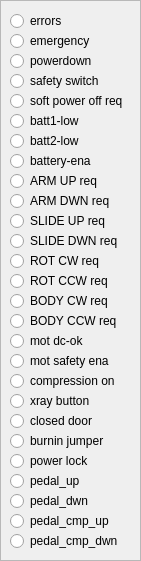
   <widget class="QFrame" name="frame_4">
    <property name="geometry">
     <rect>
      <x>370</x>
      <y>30</y>
      <width>141</width>
      <height>561</height>
     </rect>
    </property>
    <property name="frameShape">
     <enum>QFrame::StyledPanel</enum>
    </property>
    <property name="frameShadow">
     <enum>QFrame::Raised</enum>
    </property>
    <widget class="QRadioButton" name="status0_0">
     <property name="geometry">
      <rect>
       <x>10</x>
       <y>10</y>
       <width>121</width>
       <height>22</height>
      </rect>
     </property>
     <property name="text">
      <string>errors</string>
     </property>
     <property name="autoExclusive">
      <bool>false</bool>
     </property>
    </widget>
    <widget class="QRadioButton" name="status0_1">
     <property name="geometry">
      <rect>
       <x>10</x>
       <y>30</y>
       <width>121</width>
       <height>22</height>
      </rect>
     </property>
     <property name="text">
      <string>emergency</string>
     </property>
     <property name="autoExclusive">
      <bool>false</bool>
     </property>
    </widget>
    <widget class="QRadioButton" name="status0_2">
     <property name="geometry">
      <rect>
       <x>10</x>
       <y>50</y>
       <width>121</width>
       <height>22</height>
      </rect>
     </property>
     <property name="text">
      <string>powerdown</string>
     </property>
     <property name="autoExclusive">
      <bool>false</bool>
     </property>
    </widget>
    <widget class="QRadioButton" name="status0_3">
     <property name="geometry">
      <rect>
       <x>10</x>
       <y>70</y>
       <width>121</width>
       <height>22</height>
      </rect>
     </property>
     <property name="text">
      <string>safety switch</string>
     </property>
     <property name="autoExclusive">
      <bool>false</bool>
     </property>
    </widget>
    <widget class="QRadioButton" name="status0_4">
     <property name="geometry">
      <rect>
       <x>10</x>
       <y>90</y>
       <width>121</width>
       <height>22</height>
      </rect>
     </property>
     <property name="text">
      <string>soft power off req</string>
     </property>
     <property name="autoExclusive">
      <bool>false</bool>
     </property>
    </widget>
    <widget class="QRadioButton" name="status0_5">
     <property name="geometry">
      <rect>
       <x>10</x>
       <y>110</y>
       <width>121</width>
       <height>22</height>
      </rect>
     </property>
     <property name="text">
      <string>batt1-low</string>
     </property>
     <property name="autoExclusive">
      <bool>false</bool>
     </property>
    </widget>
    <widget class="QRadioButton" name="status0_6">
     <property name="geometry">
      <rect>
       <x>10</x>
       <y>130</y>
       <width>121</width>
       <height>22</height>
      </rect>
     </property>
     <property name="text">
      <string>batt2-low</string>
     </property>
     <property name="autoExclusive">
      <bool>false</bool>
     </property>
    </widget>
    <widget class="QRadioButton" name="status0_7">
     <property name="geometry">
      <rect>
       <x>10</x>
       <y>150</y>
       <width>121</width>
       <height>22</height>
      </rect>
     </property>
     <property name="text">
      <string>battery-ena</string>
     </property>
     <property name="autoExclusive">
      <bool>false</bool>
     </property>
    </widget>
    <widget class="QRadioButton" name="status1_7">
     <property name="geometry">
      <rect>
       <x>10</x>
       <y>310</y>
       <width>121</width>
       <height>22</height>
      </rect>
     </property>
     <property name="text">
      <string>BODY CCW req</string>
     </property>
     <property name="autoExclusive">
      <bool>false</bool>
     </property>
    </widget>
    <widget class="QRadioButton" name="status1_3">
     <property name="geometry">
      <rect>
       <x>10</x>
       <y>230</y>
       <width>121</width>
       <height>22</height>
      </rect>
     </property>
     <property name="text">
      <string>SLIDE DWN req</string>
     </property>
     <property name="autoExclusive">
      <bool>false</bool>
     </property>
    </widget>
    <widget class="QRadioButton" name="status1_0">
     <property name="geometry">
      <rect>
       <x>10</x>
       <y>170</y>
       <width>121</width>
       <height>22</height>
      </rect>
     </property>
     <property name="text">
      <string>ARM UP req</string>
     </property>
     <property name="autoExclusive">
      <bool>false</bool>
     </property>
    </widget>
    <widget class="QRadioButton" name="status1_4">
     <property name="geometry">
      <rect>
       <x>10</x>
       <y>250</y>
       <width>121</width>
       <height>22</height>
      </rect>
     </property>
     <property name="text">
      <string>ROT CW req</string>
     </property>
     <property name="autoExclusive">
      <bool>false</bool>
     </property>
    </widget>
    <widget class="QRadioButton" name="status1_6">
     <property name="geometry">
      <rect>
       <x>10</x>
       <y>290</y>
       <width>121</width>
       <height>22</height>
      </rect>
     </property>
     <property name="text">
      <string>BODY CW req</string>
     </property>
     <property name="autoExclusive">
      <bool>false</bool>
     </property>
    </widget>
    <widget class="QRadioButton" name="status1_1">
     <property name="geometry">
      <rect>
       <x>10</x>
       <y>190</y>
       <width>121</width>
       <height>22</height>
      </rect>
     </property>
     <property name="text">
      <string>ARM DWN req</string>
     </property>
     <property name="autoExclusive">
      <bool>false</bool>
     </property>
    </widget>
    <widget class="QRadioButton" name="status1_2">
     <property name="geometry">
      <rect>
       <x>10</x>
       <y>210</y>
       <width>121</width>
       <height>22</height>
      </rect>
     </property>
     <property name="text">
      <string>SLIDE UP req</string>
     </property>
     <property name="autoExclusive">
      <bool>false</bool>
     </property>
    </widget>
    <widget class="QRadioButton" name="status1_5">
     <property name="geometry">
      <rect>
       <x>10</x>
       <y>270</y>
       <width>121</width>
       <height>22</height>
      </rect>
     </property>
     <property name="text">
      <string>ROT CCW req</string>
     </property>
     <property name="autoExclusive">
      <bool>false</bool>
     </property>
    </widget>
    <widget class="QRadioButton" name="status2_5">
     <property name="geometry">
      <rect>
       <x>10</x>
       <y>430</y>
       <width>121</width>
       <height>22</height>
      </rect>
     </property>
     <property name="text">
      <string>burnin jumper</string>
     </property>
     <property name="autoExclusive">
      <bool>false</bool>
     </property>
    </widget>
    <widget class="QRadioButton" name="status2_3">
     <property name="geometry">
      <rect>
       <x>10</x>
       <y>390</y>
       <width>121</width>
       <height>22</height>
      </rect>
     </property>
     <property name="text">
      <string>xray button</string>
     </property>
     <property name="autoExclusive">
      <bool>false</bool>
     </property>
    </widget>
    <widget class="QRadioButton" name="status2_1">
     <property name="geometry">
      <rect>
       <x>10</x>
       <y>350</y>
       <width>121</width>
       <height>22</height>
      </rect>
     </property>
     <property name="text">
      <string>mot safety ena</string>
     </property>
     <property name="autoExclusive">
      <bool>false</bool>
     </property>
    </widget>
    <widget class="QRadioButton" name="status2_0">
     <property name="geometry">
      <rect>
       <x>10</x>
       <y>330</y>
       <width>121</width>
       <height>22</height>
      </rect>
     </property>
     <property name="text">
      <string>mot dc-ok</string>
     </property>
     <property name="autoExclusive">
      <bool>false</bool>
     </property>
    </widget>
    <widget class="QRadioButton" name="status2_2">
     <property name="geometry">
      <rect>
       <x>10</x>
       <y>370</y>
       <width>121</width>
       <height>22</height>
      </rect>
     </property>
     <property name="text">
      <string>compression on</string>
     </property>
     <property name="autoExclusive">
      <bool>false</bool>
     </property>
    </widget>
    <widget class="QRadioButton" name="status2_4">
     <property name="geometry">
      <rect>
       <x>10</x>
       <y>410</y>
       <width>121</width>
       <height>22</height>
      </rect>
     </property>
     <property name="text">
      <string>closed door</string>
     </property>
     <property name="autoExclusive">
      <bool>false</bool>
     </property>
    </widget>
    <widget class="QRadioButton" name="status3_3">
     <property name="geometry">
      <rect>
       <x>10</x>
       <y>530</y>
       <width>121</width>
       <height>22</height>
      </rect>
     </property>
     <property name="text">
      <string>pedal_cmp_dwn</string>
     </property>
     <property name="autoExclusive">
      <bool>false</bool>
     </property>
    </widget>
    <widget class="QRadioButton" name="status3_2">
     <property name="geometry">
      <rect>
       <x>10</x>
       <y>510</y>
       <width>121</width>
       <height>22</height>
      </rect>
     </property>
     <property name="text">
      <string>pedal_cmp_up</string>
     </property>
     <property name="autoExclusive">
      <bool>false</bool>
     </property>
    </widget>
    <widget class="QRadioButton" name="status3_1">
     <property name="geometry">
      <rect>
       <x>10</x>
       <y>490</y>
       <width>121</width>
       <height>22</height>
      </rect>
     </property>
     <property name="text">
      <string>pedal_dwn</string>
     </property>
     <property name="autoExclusive">
      <bool>false</bool>
     </property>
    </widget>
    <widget class="QRadioButton" name="status3_0">
     <property name="geometry">
      <rect>
       <x>10</x>
       <y>470</y>
       <width>121</width>
       <height>22</height>
      </rect>
     </property>
     <property name="text">
      <string>pedal_up</string>
     </property>
     <property name="autoExclusive">
      <bool>false</bool>
     </property>
    </widget>
    <widget class="QRadioButton" name="status2_6">
     <property name="geometry">
      <rect>
       <x>10</x>
       <y>450</y>
       <width>121</width>
       <height>22</height>
      </rect>
     </property>
     <property name="text">
      <string>power lock</string>
     </property>
     <property name="autoExclusive">
      <bool>false</bool>
     </property>
    </widget>
   </widget>
